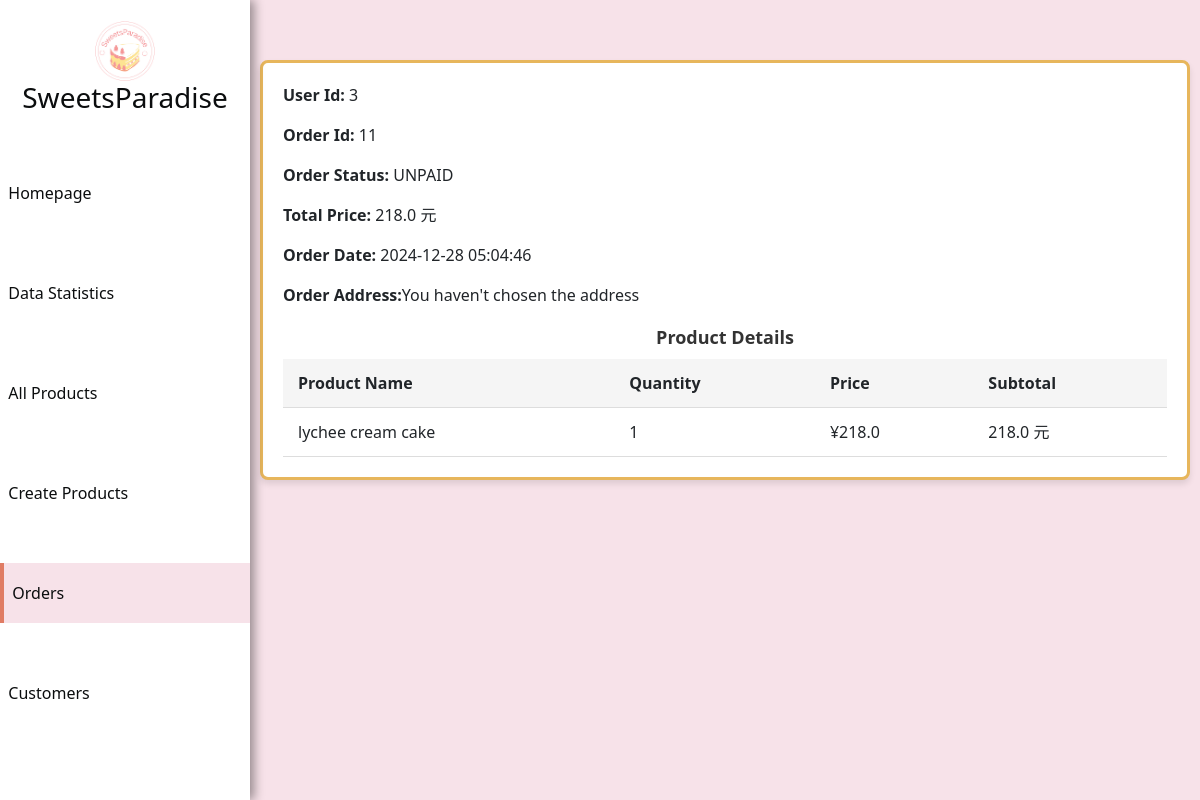
The page /admin/order/11 (signed in) on the database as committed earlier.
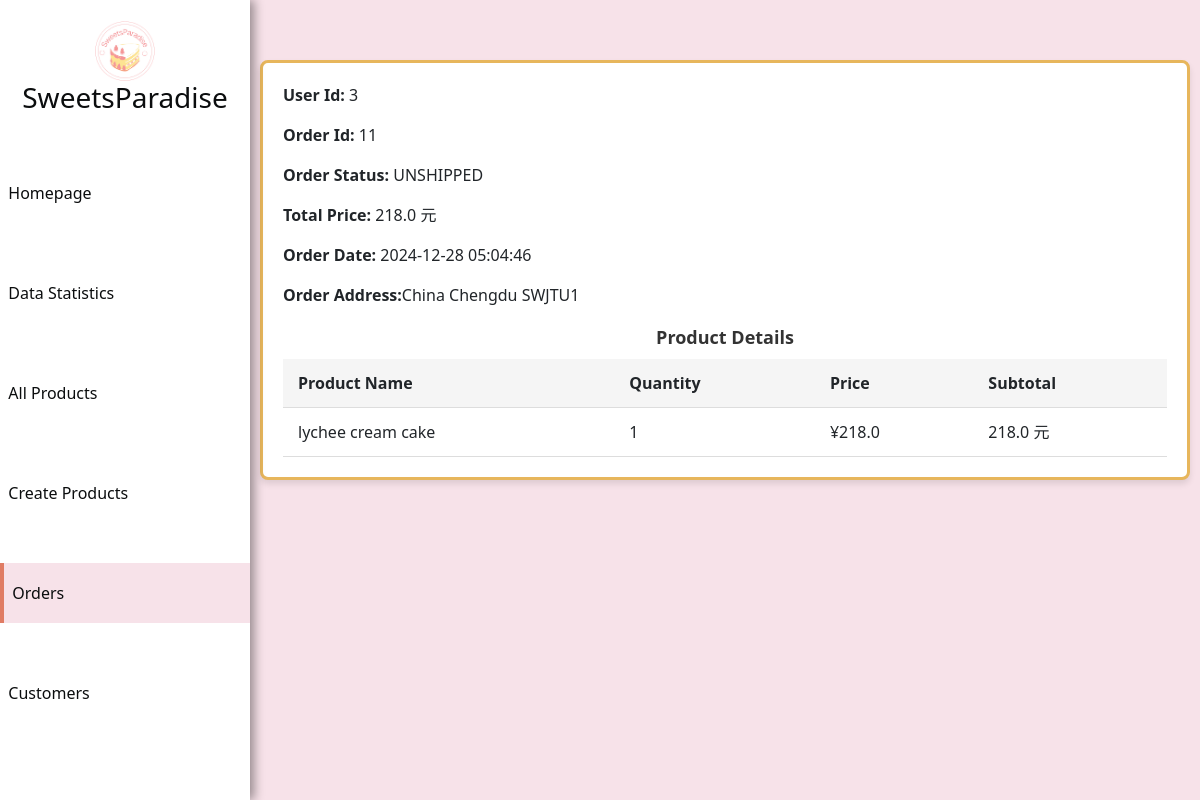
The same page on the database as committed later.
### app/models.py (models this page shows)
class Order(db.Model):
    id = db.Column(db.Integer, primary_key=True, autoincrement=True)
    order_date = db.Column(db.DateTime, default=datetime.utcnow, nullable=False)
    status = db.Column(Enum(OrderStatus), nullable=False, default=OrderStatus.UNPAID)
    total_price = db.Column(db.Float, nullable=False)
    user_id = db.Column(db.Integer, db.ForeignKey('user.id'), nullable=False)
    items = db.relationship('OrderItem', backref='order', lazy='dynamic')
    address_id = db.Column(db.Integer, db.ForeignKey('address.id'))

class Address(db.Model):
    id = db.Column(db.Integer, primary_key=True, autoincrement=True)
    user_id = db.Column(db.Integer, db.ForeignKey('user.id'), nullable=False)
    contact_name = db.Column(db.String(50), nullable=False)
    phone_number = db.Column(db.Integer, nullable=False)
    country = db.Column(db.String(100), nullable=False)
    city = db.Column(db.String(100), nullable=False)
    detailed_address = db.Column(db.String(300), nullable=False)
    is_default = db.Column(db.Boolean, default=False)
    orders = db.relationship('Order', backref='address', lazy='dynamic')

### app/views.py (the view)
@app.route('/admin/order/<string:category>', methods=['GET', 'POST'])
@login_required
@admin_required
def order_admin(category):
    page = request.args.get('page', 1, type=int)
    if category == 'UNPAID':
        order = Order.query.filter_by(status=OrderStatus.UNPAID).order_by(Order.order_date.desc()).all()
    elif category == 'UNSHIPPED':
        order = Order.query.filter_by(status=OrderStatus.UNSHIPPED).order_by(Order.order_date.desc()).all()
    elif category == 'UNRECEIVED':
        order = Order.query.filter_by(status=OrderStatus.UNRECEIVED).order_by(Order.order_date.desc()).all()
    else:
        order = Order.query.order_by(Order.order_date.desc()).all()
    per_page = 6
    total_orders = len(order)
    total_pages = max((total_orders + per_page - 1) // per_page, 1)
    start = (page - 1) * per_page
    end = start + per_page
    display_order = order[start:end]
    if request.method == 'POST':
        order_id = request.form.get("order_id")
        order = Order.query.get(order_id)
        order.status = OrderStatus.UNRECEIVED
        db.session.commit()
        return redirect(url_for('order_admin', category="ALL"))
    return render_template('admin_order.html',
                           orders=order,
                           category=category,
                           total_pages=total_pages,
                           display_order=display_order,
                           current_page=page)

### app/__init__.py (called while the page is built)
@login_manager.user_loader
def load_user(user_id):
    return User.query.get(int(user_id))

### app/views.py (called while the page is built)
def admin_required(f):
    @wraps(f)
    def decorated_function(*args, **kwargs):
        if not current_user.is_admin:
            flash('You do not have permission to view this page.', 'danger')  # 提示信息
            return redirect(url_for('home'))  # 跳转到首页或其他页面
        return f(*args, **kwargs)  # 如果是管理员，则继续执行视图函数
    return decorated_function

@app.route('/admin/order/<int:order_id>', methods=['GET', 'POST'])
@login_required
@admin_required
def order_detail(order_id):
    order = Order.query.get(order_id)
    return render_template('order_detail.html', order=order)

### app/templates/order_detail.html (shortened to what this page needs)
<!DOCTYPE html>
<html lang="en">
<head>
    <link rel="stylesheet" href="{{ url_for('static', filename='lib/bootstrap-5.3.2-dist/css/bootstrap.css') }}">
    <link rel="stylesheet" href="{{ url_for('static', filename='css/main.css') }}">
</head>
<body id="admin">
<nav id="sidebar">
    <div class="sidebar-header">
        <img src="{{ url_for('static', filename='img/logo.png') }}" alt="Logo_todolist" class="d-inline-block, align-text-top">
        <h3>SweetsParadise</h3>
    </div>
    <ul class="list-unstyled components">
        <li class="big_nav">
            <a href="{{url_for('index')}}" class="nav-link">
                &nbsp;&nbsp;Homepage
            </a>
        </li>
        <li class="big_nav">
            <a href="{{url_for('product_sales_data')}}" class="nav-link">
                &nbsp;&nbsp;Data Statistics
            </a>
        </li>
        <li class="big_nav">
            <a href="{{url_for('edit_product')}}" class="nav-link">
                &nbsp;&nbsp;All Products
            </a>
        </li>
        <li class="big_nav">
            <a href="{{url_for('create')}}" class="nav-link">
                &nbsp;&nbsp;Create Products
            </a>
        </li>
        <li class="big_nav active">
            <a href="{{url_for('order_admin', category='ALL')}}" class="nav-link">
                &nbsp;&nbsp;Orders
            </a>
        </li>
        <li class="big_nav">
            <a href="{{url_for('customers')}}" class="nav-link">
                &nbsp;&nbsp;Customers
            </a>
        </li>
    </ul>
</nav>
<main id="content">
    <div class="orders">
            <div class="main selected">
                <div class="order-item">
                    <p><strong>User Id:</strong> {{ order.user_id }}</p>
                    <p><strong>Order Id:</strong> {{ order.id }}</p>
                    <p><strong>Order Status:</strong> {{ order.status.name }}</p>
                    <p><strong>Total Price:</strong> {{ order.total_price }} 元</p>
                    <p><strong>Order Date:</strong> {{ order.order_date.strftime('%Y-%m-%d %H:%M:%S') }}</p>
                    {% if not order.address %}
                    <p><strong>Order Address:</strong>You haven't chosen the address</p>
                    {% else %}
                    <p><strong>Order Address:</strong>{{ order.address.country}} {{ order.address.city }} {{ order.address.detailed_address }}</p>
                    {% endif %}
                    <h2>Product Details</h2>
                    <table>
                        <thead>
                            <tr>
                                <th>Product Name</th>
                                <th>Quantity</th>
                                <th>Price</th>
                                <th>Subtotal</th>
                            </tr>
                        </thead>
                        <tbody>
                            {% for item in order.items %}
                            <tr>
                                <td>{{ item.product.name }}</td>
                                <td>{{ item.quantity }}</td>
                                <td>¥{{ item.price }}</td>
                                <td>{{ item.quantity * item.price }} 元</td>
                            </tr>
                            {% endfor %}
                        </tbody>
                    </table>
                </div>
            </div>
        </div>
</main>
</body>
</html>

Rows that differ between the two databases and show on the page:
changed Order id 11: status.name "UNPAID" → "UNSHIPPED"
now on this page (row unchanged): Address: address.country "China", address.city "Chengdu", address.detailed_address "SWJTU1"
Other text that changed with them:
text no longer shown: "You haven't chosen the address"
